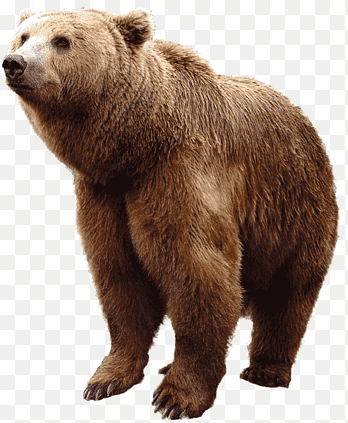
#> input picture bear.png, 348 x 423 px
$ python sketch.py
#> lines starting #> are read from the running program, lines starting #| are printed output that depends on the picture
import cv2

# Load the image
image = cv2.imread("bear.png")
#> image is the input picture: shape (423, 348, 3); mean B, G, R 133.3, 144, 162.6

# Convert the image to grayscale
gray_image = cv2.cvtColor(image, cv2.COLOR_BGR2GRAY)
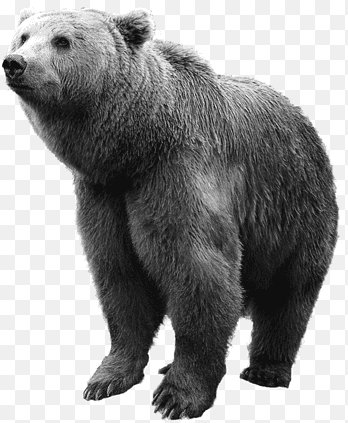
#> gray_image: shape (423, 348); min 15, max 255, mean 148.5

# Invert the grayscale image
inverted_gray_image = 255 - gray_image
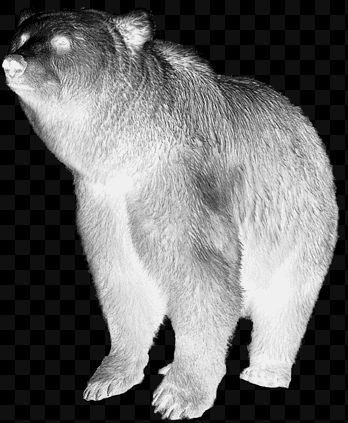
#> inverted_gray_image: shape (423, 348); min 0, max 240, mean 106.5

# Apply Gaussian blur to the inverted image
blurred_image = cv2.GaussianBlur(inverted_gray_image, (21, 21), 0)
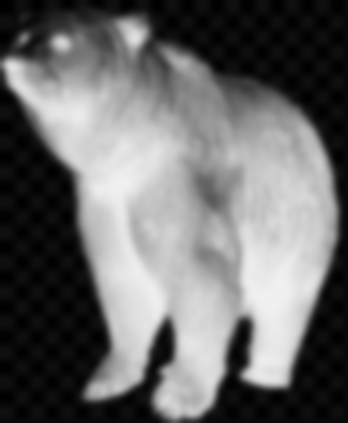
#> blurred_image: shape (423, 348); min 0, max 240, mean 106.5

# Invert the blurred image
inverted_blurred_image = 255 - blurred_image
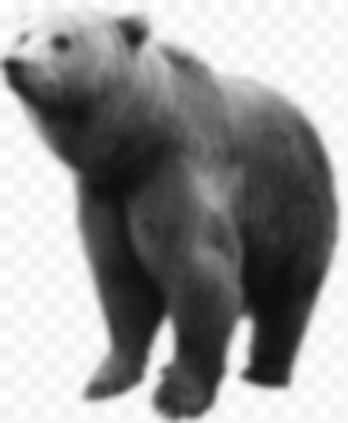
#> inverted_blurred_image: shape (423, 348); min 15, max 255, mean 148.5

# Create the sketch by combining the inverted blurred image with the original grayscale image
sketch = cv2.divide(gray_image, inverted_blurred_image, scale=256.0)
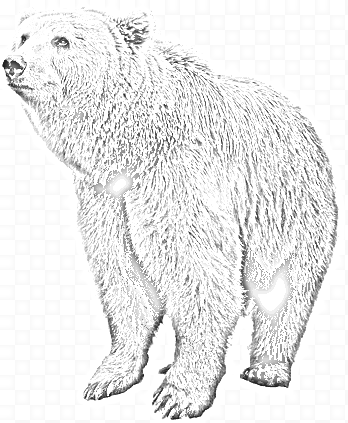
#> sketch: shape (423, 348); min 25, max 255, mean 234.8

# Display the original image and the sketch
cv2.imshow("Original Image", image)
cv2.imshow("Sketch", sketch)
cv2.waitKey(0)
cv2.destroyAllWindows()

$ run again, with Designer.png copied over bear.png
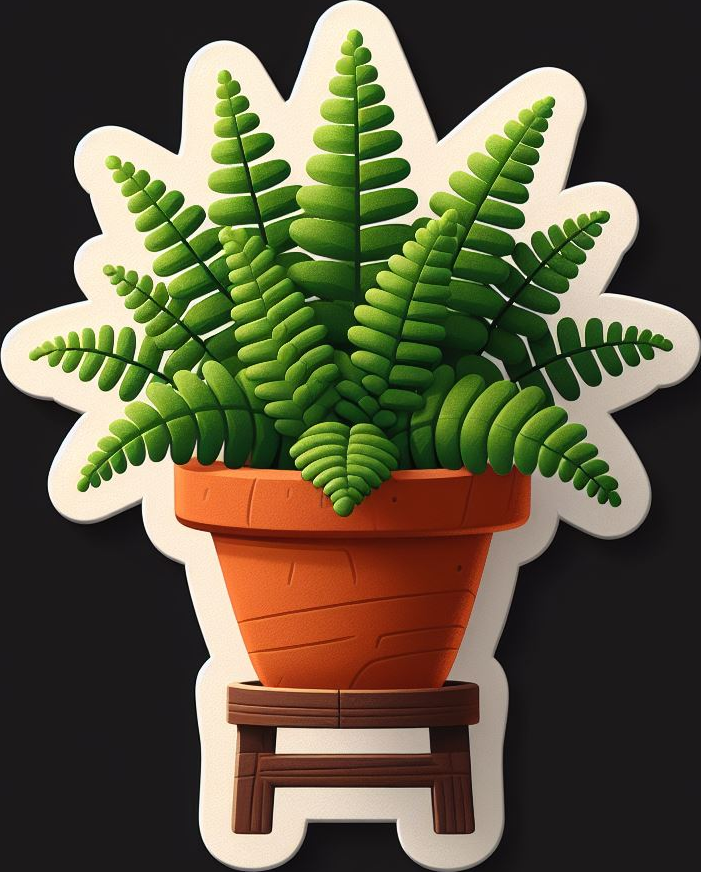
#> input picture Designer.png, 701 x 872 px
#> image is the input picture: shape (872, 701, 3); mean B, G, R 62.3, 87.3, 92
#> `inverted_blurred_image = 255 - blurred_image`:
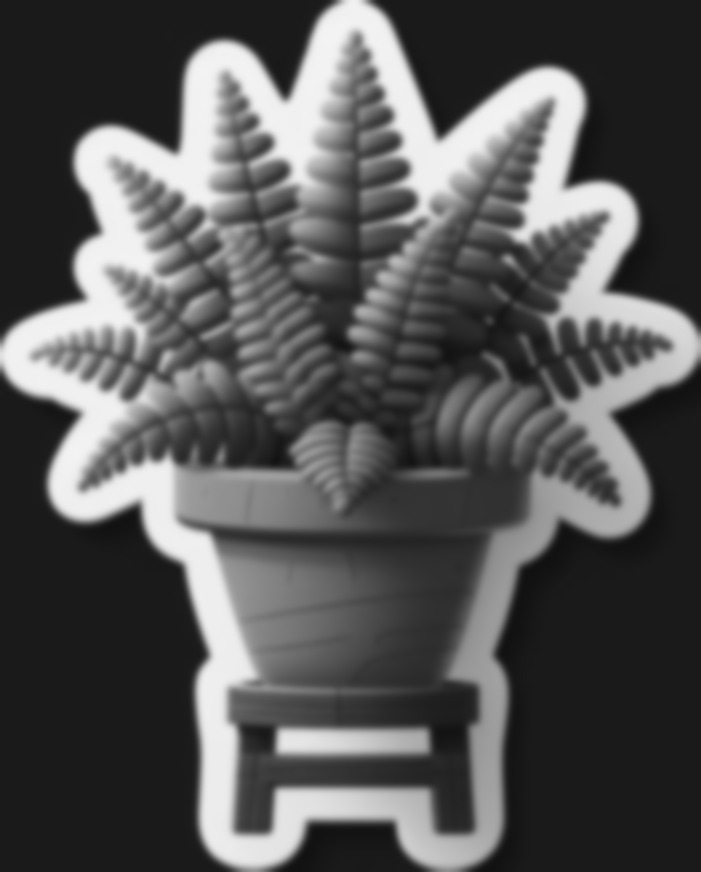
#> inverted_blurred_image: shape (872, 701); min 17, max 243, mean 85.9
#> `sketch = cv2.divide(gray_image, inverted_blurred_image, scale=256.0)`:
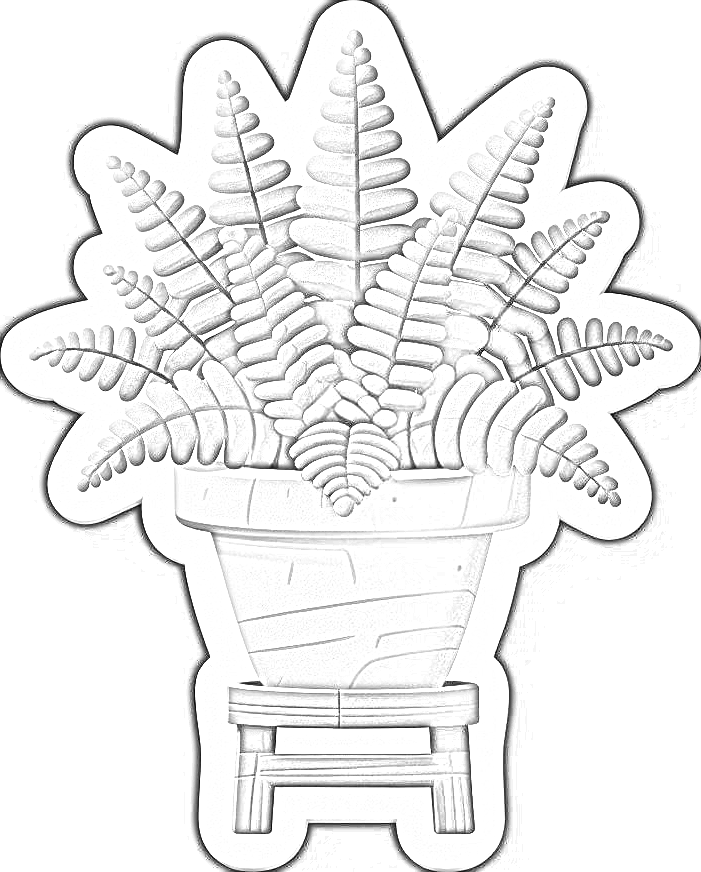
#> sketch: shape (872, 701); min 0, max 255, mean 239

$ run again, with birth.png copied over bear.png
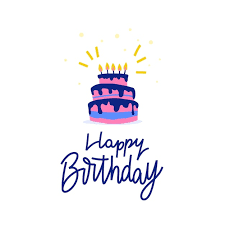
#> input picture birth.png, 225 x 225 px
#> image is the input picture: shape (225, 225, 3); mean B, G, R 246.3, 241.4, 242.8
#> `blurred_image = cv2.GaussianBlur(inverted_gray_image, (21, 21), 0)`:
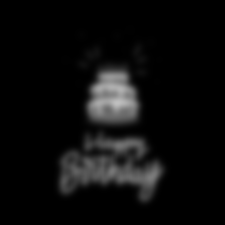
#> blurred_image: shape (225, 225); min 0, max 191, mean 12.6
#> `sketch = cv2.divide(gray_image, inverted_blurred_image, scale=256.0)`:
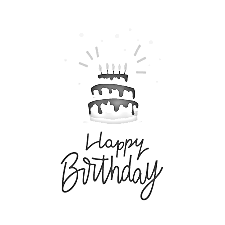
#> sketch: shape (225, 225); min 12, max 255, mean 247
